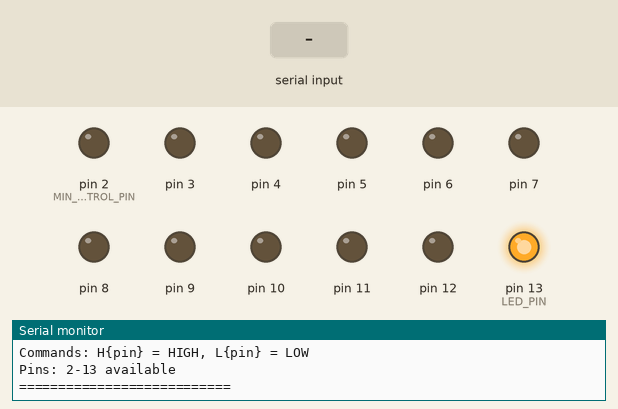
The sketch below on a simulated Arduino Uno, built with avr-gcc and run on an emulated ATmega328P. Parts: output pins drawn as LEDs (lit = HIGH), the last lines printed to the serial monitor. The test bench sets the inputs (shaded band).

Above: at 1.8 s.
1.9 s: "90,45\n" received over Serial
At 2.8 s:
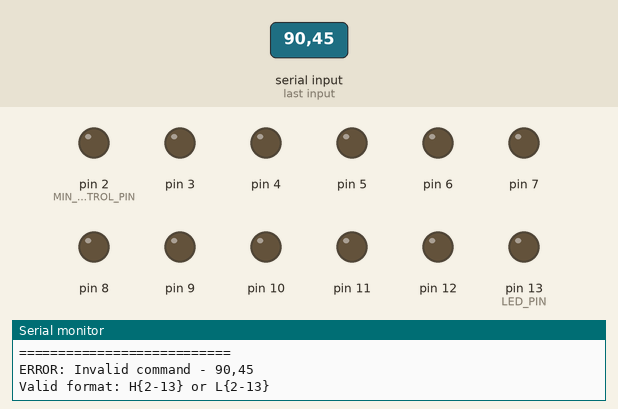
3.5 s: "5\n" received over Serial
5.5 s: "90\n" received over Serial
Timing chart, 0 to 13.5 s (numbered marks = the images above; inputs shaded):
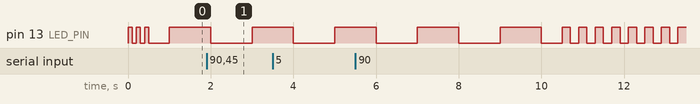

The sketch:

defense_system_arduino.ino
```cpp
/*
  Defense System Arduino Controller
  防禦系統 Arduino 控制器

  功能：
  - 控制數位腳位 2-13 (武器 + SSR燈光)
  - 接收串口指令控制腳位狀態
  - 提供狀態指示和調試信息

  指令格式：
  - H{pin} : 設置指定腳位為 HIGH (例: H2, H13)
  - L{pin} : 設置指定腳位為 LOW  (例: L2, L13)

  腳位分配：
  - Pin 2-11: 武器控制 (鐵鎚、閃光燈、電磁模組等)
  - Pin 12-13: SSR燈光控制 (全亮燈、聚光燈)
  - Pin 13: 內建LED狀態指示

  作者: Defense System v2
  日期: 2024
*/

// 常數定義
const int MIN_CONTROL_PIN = 2;    // 最小控制腳位
const int MAX_CONTROL_PIN = 13;   // 最大控制腳位
const int LED_PIN = 13;           // 內建LED腳位
const int BAUD_RATE = 9600;       // 串口波特率
const int MAX_COMMAND_LENGTH = 10; // 最大指令長度

// 全域變數
String inputCommand = "";         // 接收的指令字串
bool commandComplete = false;     // 指令接收完成標記
unsigned long lastActivity = 0;  // 最後活動時間
bool systemReady = false;        // 系統就緒標記

// 腳位狀態追蹤 (用於調試)
bool pinStates[14] = {false};     // 腳位狀態陣列

void setup() {
  // 初始化串口通訊
  Serial.begin(BAUD_RATE);

  // 等待串口連接 (僅用於Leonardo/Micro)
  while (!Serial && millis() < 3000) {
    ; // 等待串口連接，最多3秒
  }

  // 初始化控制腳位
  initializePins();

  // 系統啟動指示
  systemStartupSequence();

  // 發送就緒信號
  Serial.println("Defense System Arduino Ready");
  Serial.println("Commands: H{pin} = HIGH, L{pin} = LOW");
  Serial.println("Pins: 2-13 available");
  Serial.println("===========================");

  systemReady = true;
  lastActivity = millis();
}

void loop() {
  // 檢查串口數據
  checkSerialInput();

  // 處理完整指令
  if (commandComplete) {
    processCommand();
    commandComplete = false;
  }

  // 狀態指示燈心跳
  updateStatusLED();

  // 延遲避免過度佔用CPU
  delay(1);
}

void initializePins() {
  // 設置所有控制腳位為輸出模式並初始化為LOW
  for (int pin = MIN_CONTROL_PIN; pin <= MAX_CONTROL_PIN; pin++) {
    pinMode(pin, OUTPUT);
    digitalWrite(pin, LOW);
    pinStates[pin] = false;
  }

  Serial.println("All pins initialized to LOW");
}

void systemStartupSequence() {
  // 啟動燈光序列 - 快速閃爍3次
  for (int i = 0; i < 3; i++) {
    digitalWrite(LED_PIN, HIGH);
    delay(100);
    digitalWrite(LED_PIN, LOW);
    delay(100);
  }

  // 短暫的測試序列 (可選)
  Serial.println("System startup sequence complete");
}

void checkSerialInput() {
  while (Serial.available() > 0) {
    char inChar = (char)Serial.read();

    // 更新活動時間
    lastActivity = millis();

    if (inChar == '\n' || inChar == '\r') {
      // 指令結束
      if (inputCommand.length() > 0) {
        commandComplete = true;
      }
    } else if (inputCommand.length() < MAX_COMMAND_LENGTH) {
      // 添加字符到指令字串
      inputCommand += inChar;
    } else {
      // 指令過長，重置
      Serial.println("ERROR: Command too long");
      inputCommand = "";
    }
  }
}

void processCommand() {
  inputCommand.trim(); // 移除空白字符

  if (inputCommand.length() < 2) {
    Serial.println("ERROR: Invalid command format");
    inputCommand = "";
    return;
  }

  // 解析指令格式: H{pin} 或 L{pin}
  char action = inputCommand.charAt(0);
  String pinString = inputCommand.substring(1);
  int pin = pinString.toInt();

  // 驗證指令
  if ((action != 'H' && action != 'h' && action != 'L' && action != 'l') ||
      pin < MIN_CONTROL_PIN || pin > MAX_CONTROL_PIN) {
    Serial.println("ERROR: Invalid command - " + inputCommand);
    Serial.println("Valid format: H{2-13} or L{2-13}");
    inputCommand = "";
    return;
  }

  // 執行指令
  bool newState = (action == 'H' || action == 'h');
  digitalWrite(pin, newState ? HIGH : LOW);
  pinStates[pin] = newState;

  // 發送確認信息
  Serial.println("PIN " + String(pin) + " -> " + (newState ? "HIGH" : "LOW"));

  // 特殊處理：如果是pin 13，同時作為狀態指示
  if (pin == LED_PIN) {
    Serial.println("LED status updated");
  }

  // 清除指令
  inputCommand = "";
}

void updateStatusLED() {
  static unsigned long lastHeartbeat = 0;
  static bool heartbeatState = false;

  // 如果pin 13被外部控制，跳過心跳
  if (pinStates[LED_PIN]) {
    return;
  }

  // 心跳間隔：系統正常時慢閃，無活動時快閃
  unsigned long heartbeatInterval;
  if (millis() - lastActivity < 5000) {
    heartbeatInterval = 1000; // 1秒慢閃 - 正常狀態
  } else {
    heartbeatInterval = 200;  // 0.2秒快閃 - 待機狀態
  }

  if (millis() - lastHeartbeat >= heartbeatInterval) {
    heartbeatState = !heartbeatState;
    digitalWrite(LED_PIN, heartbeatState);
    lastHeartbeat = millis();
  }
}

// 調試函數：列印所有腳位狀態
void printPinStates() {
  Serial.println("=== Pin States ===");
  for (int pin = MIN_CONTROL_PIN; pin <= MAX_CONTROL_PIN; pin++) {
    Serial.println("Pin " + String(pin) + ": " + (pinStates[pin] ? "HIGH" : "LOW"));
  }
  Serial.println("==================");
}

// 應急停止：設置所有腳位為LOW
void emergencyStop() {
  for (int pin = MIN_CONTROL_PIN; pin <= MAX_CONTROL_PIN; pin++) {
    digitalWrite(pin, LOW);
    pinStates[pin] = false;
  }
  Serial.println("EMERGENCY STOP: All pins set to LOW");
}

// 測試序列：依次激活所有腳位
void testSequence() {
  Serial.println("Starting test sequence...");

  for (int pin = MIN_CONTROL_PIN; pin <= MAX_CONTROL_PIN; pin++) {
    Serial.println("Testing Pin " + String(pin));
    digitalWrite(pin, HIGH);
    delay(500);
    digitalWrite(pin, LOW);
    delay(200);
  }

  Serial.println("Test sequence complete");
}

/*
  使用說明：

  1. 將此程序燒錄到Arduino Uno/Nano/Pro Mini
  2. 設置串口波特率為9600
  3. 連接設備到腳位2-13
  4. 發送指令控制腳位：
     - H2  -> Pin 2 HIGH (鐵鎚)
     - L2  -> Pin 2 LOW
     - H13 -> Pin 13 HIGH (SSR2/LED)
     - L13 -> Pin 13 LOW

  狀態指示：
  - LED慢閃：系統正常，最近有活動
  - LED快閃：系統待機，無近期活動
  - LED常亮：Pin 13被外部控制為HIGH

  故障排除：
  - 如果無回應，檢查串口連接和波特率
  - 如果指令無效，檢查格式（H/L + 數字2-13）
  - 緊急情況下重啟Arduino將所有腳位復位為LOW
*/ 
```
